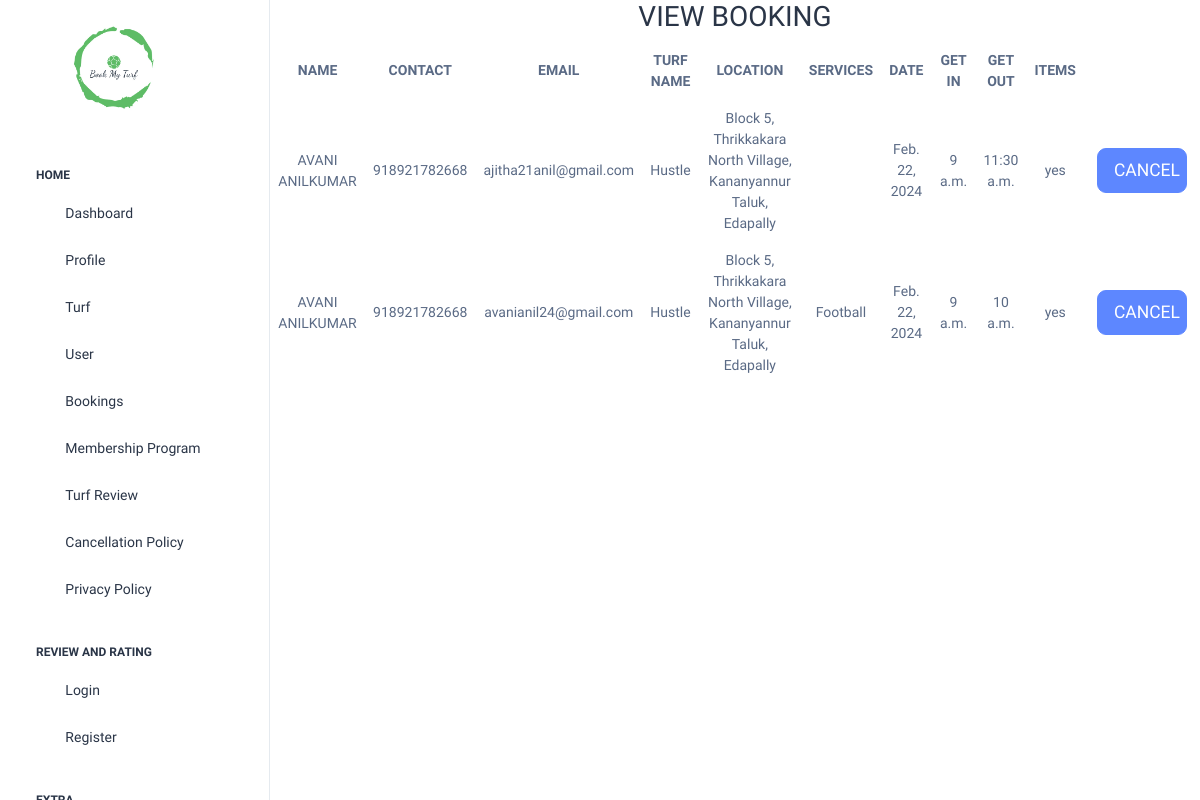
The app's page /managerviewbooking/, older data.
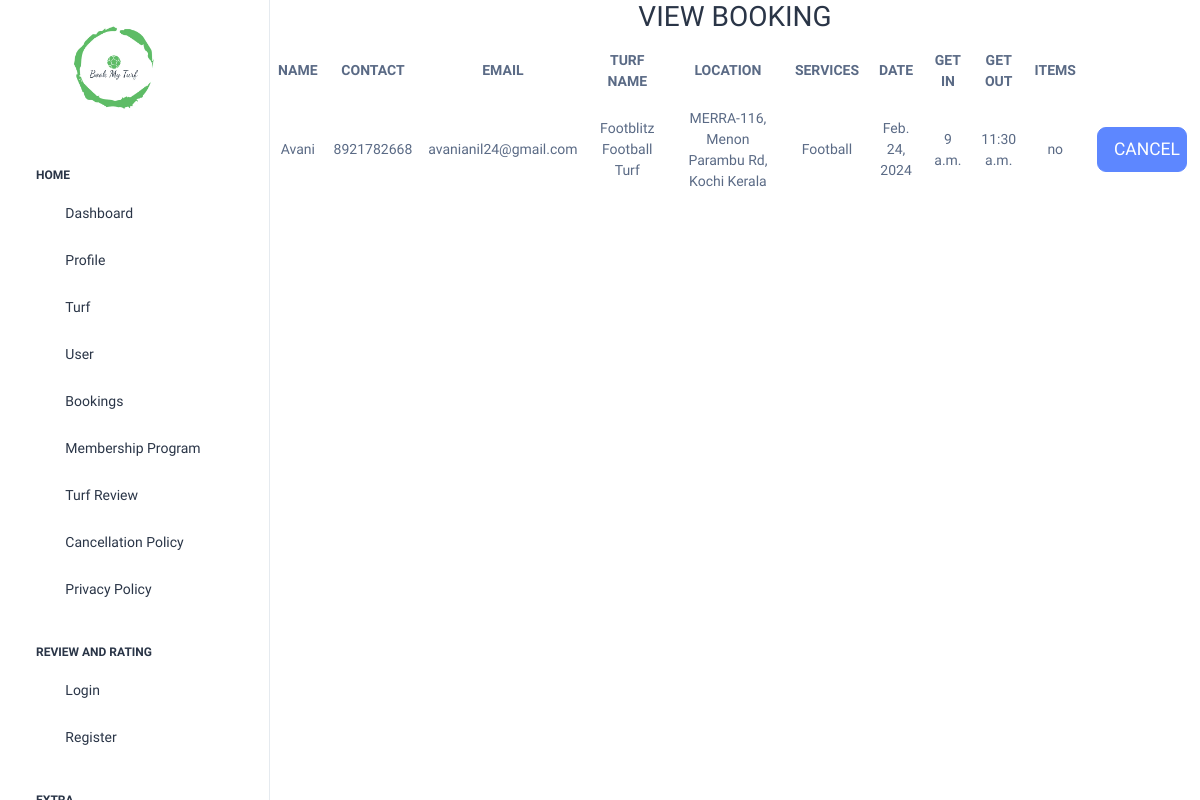
The same page, newer data.
### turf_app/models.py (models this page shows)
class bookingtbl(models.Model):
    user_id = models.ForeignKey(usertbl,on_delete=models.CASCADE,null=True)
    fname = models.CharField(max_length=20, null=True)
    contact = models.IntegerField(null=True)
    email = models.EmailField(null=True)
    tname = models.CharField(max_length=20, null=True)
    loc = models.CharField(max_length=50, null=True)
    timing = models.CharField(max_length=20, null=True)
    amenities = models.TextField(max_length=60, null=True)
    services = models.CharField(max_length=60, null=True)
    bookdate = models.DateField(null=True)
    getin = models.TimeField(null=True)
    getout = models.TimeField(null=True)
    items = models.CharField(max_length=7, null=True)
    totalamt = models.IntegerField(null=True)

### turf_app/views.py (the view)
# urls.py: path("managerviewbooking/", views.managerviewbooking),
def managerviewbooking(request):
    v = bookingtbl.objects.all()
    return render(request, "managerviewbooking.html", {"v": v})

### templates/managerviewbooking.html (shortened to what this page needs)
<!DOCTYPE html>
<html lang="en">
<head>
</head>
<body>
{% include 'sidebar2.html' %}
 <div class="body-wrapper">
<h2>VIEW BOOKING</h2>
<table style="width:100%">
    <tr>
        <th>NAME</th>
        <th>CONTACT</th>
        <th>EMAIL</th>
        <th>TURF NAME</th>
        <th>LOCATION</th>
        <th>SERVICES</th>
        <th>DATE</th>
        <th>GET IN</th>
        <th>GET OUT</th>
        <th>ITEMS</th>
    </tr>
    {%for i in v%}
    <tr>
        <td>{{i.fname}}</td>
        <td>{{i.contact}}</td>
        <td>{{i.email}}</td>
        <td>{{i.tname}}</td>
        <td>{{i.loc}}</td>
        <td>{{i.services}}</td>
        <td>{{i.bookdate}}</td>
        <td>{{i.getin}}</td>
        <td>{{i.getout}}</td>
        <td>{{i.items}}</td>
        <td> <a href="/deletebooking/{{i.id}}" class="btn btn-primary btn-lg btn-block" style="width:90%;">CANCEL</a></td>
    </tr>
    {%endfor%}
</table>
 </div>
</body>
</html>

Row changes from the older to the newer data that the page shows:
removed bookingtbl: fname "AVANI ANILKUMAR", contact "918921782668", email "ajitha21anil@gmail.com", tname "Hustle", loc "Block 5, Thrikkakara North Village, Kananyannur Taluk, Edapally", bookdate "Feb. 22, 2024", getin "9 a.m.", getout "11:30 a.m.", items "yes"
removed bookingtbl: fname "AVANI ANILKUMAR", contact "918921782668", email "avanianil24@gmail.com", tname "Hustle", loc "Block 5, Thrikkakara North Village, Kananyannur Taluk, Edapally", services "Football", bookdate "Feb. 22, 2024", getin "9 a.m.", getout "10 a.m.", items "yes"
added bookingtbl: fname "Avani", contact "8921782668", email "avanianil24@gmail.com", tname "Footblitz Football Turf", loc "MERRA-116, Menon Parambu Rd, Kochi Kerala", services "Football", bookdate "Feb. 24, 2024", getin "9 a.m.", getout "11:30 a.m.", items "no"
